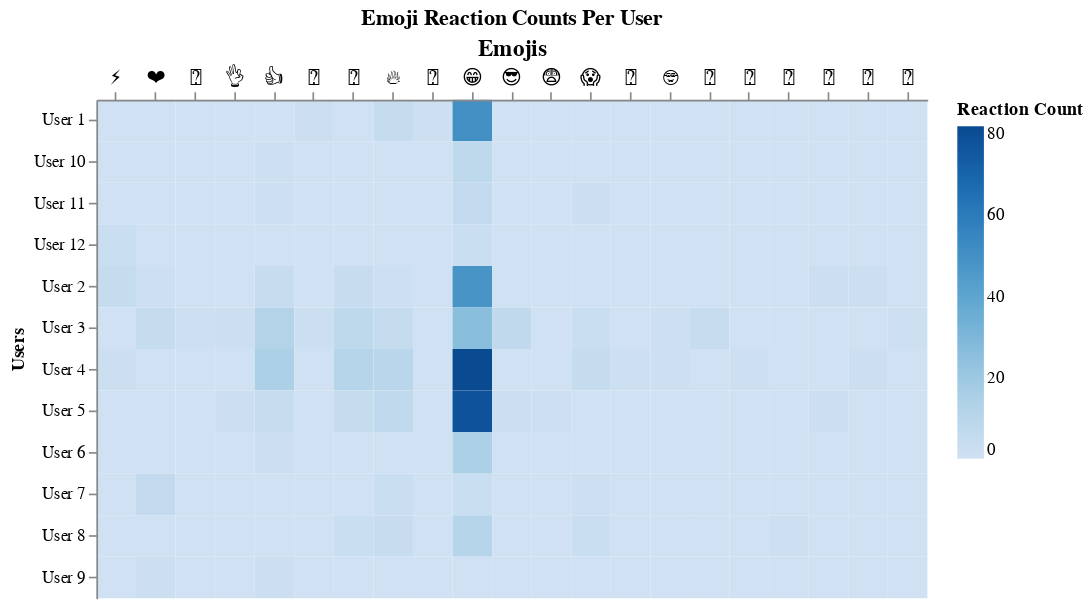

Notebook cell for this chart:
### Code cell
# Example pivot_table-like data (convert your pivot_table to this format)
data = pivot_table.reset_index().melt(id_vars='User', var_name='Emoji', value_name='Reaction Count')

# Create heatmap with adjustments
heatmap = alt.Chart(data).mark_rect().encode(
    x=alt.X('Emoji:N', title="Emojis", axis=alt.Axis(labelAngle=90)),  # Rotate labels on horizontal axis
    y=alt.Y('User:N', title="Users"),   # Users as rows
    color=alt.Color('Reaction Count:Q', scale=alt.Scale(scheme='blues'), title="Reaction Count"),  # Heatmap color scale
    tooltip=['User', 'Emoji', 'Reaction Count'],  # Hover tooltips
).properties(
    title="Emoji Reaction Counts Per User",
    width=500,  # Chart width
    height=300  # Chart height
).configure_axisTop(  # Place horizontal axis legend on top
    labelFontSize=12,
    titleFontSize=14
).configure_view(
    strokeWidth=0  # Optional: Remove border around the chart
)

# Update encoding to place the horizontal axis on top
heatmap = heatmap.encode(
    x=alt.X('Emoji:N', title="Emojis", axis=alt.Axis(labelAngle=0, orient='top'))
)

heatmap.show()

### Figure 1 — Vega-Lite specification as saved in the notebook (floating-point values rounded to 4 significant figures; data arrays with more than 128 entries replaced by an {"elided": "..."} marker saying what was removed)
{"config": {"view": {"continuousWidth": 300, "continuousHeight": 300, "strokeWidth": 0}, "axisTop": {"labelFontSize": 12, "titleFontSize": 14}}, "data": {"name": "data-f73eae060dd2f56fe04c618285cffbea"}, "mark": {"type": "rect"}, "encoding": {"color": {"field": "Reaction Count", "scale": {"scheme": "blues"}, "title": "Reaction Count", "type": "quantitative"}, "tooltip": [{"field": "User", "type": "nominal"}, {"field": "Emoji", "type": "nominal"}, {"field": "Reaction Count", "type": "quantitative"}], "x": {"axis": {"labelAngle": 0, "orient": "top"}, "field": "Emoji", "title": "Emojis", "type": "nominal"}, "y": {"field": "User", "title": "Users", "type": "nominal"}}, "height": 300, "title": "Emoji Reaction Counts Per User", "width": 500, "$schema": "https://vega.github.io/schema/vega-lite/v5.20.1.json", "datasets": {"data-f73eae060dd2f56fe04c618285cffbea": {"elided": "252 records"}}}
